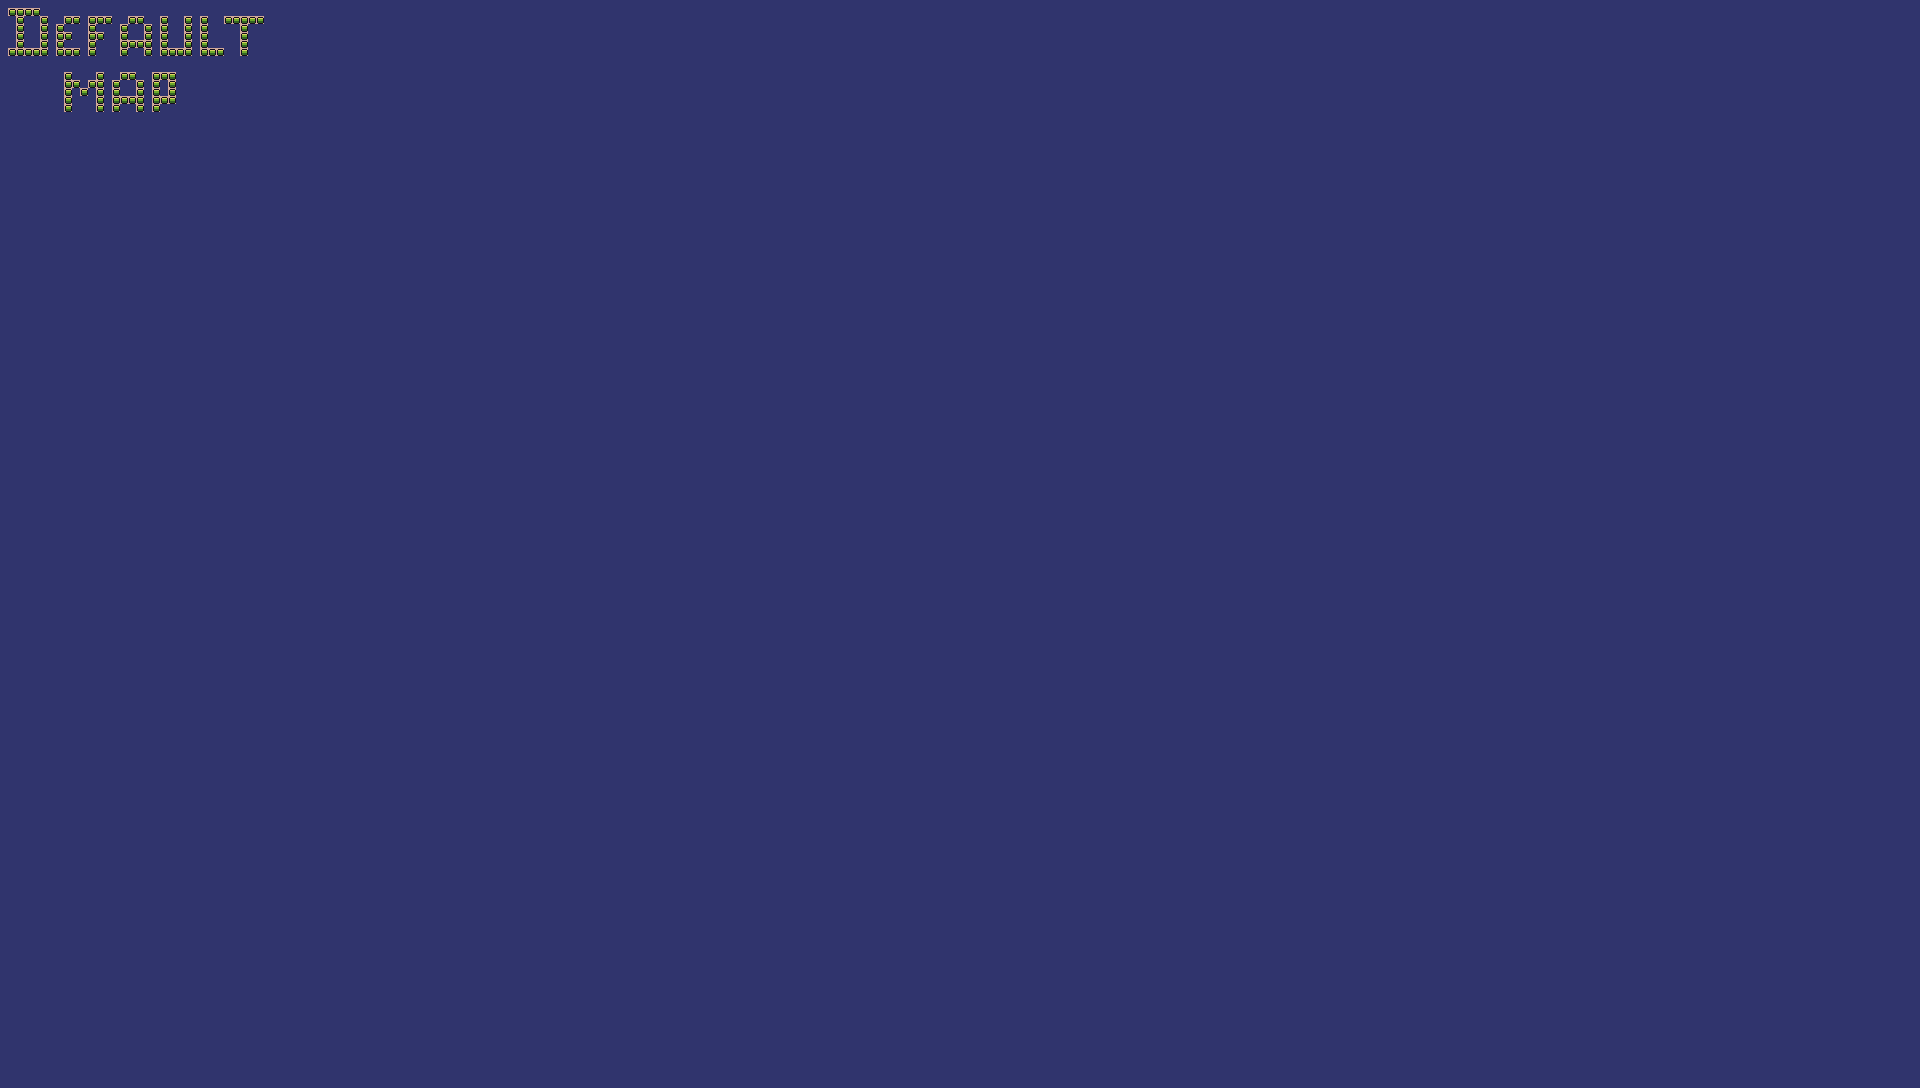

A 2D game scene composited from a Tiled map and its tileset images. What follows is a short description and the map's XML, with each tile layer's data collapsed to a summary:
An orthogonal 240x136 tile map with 8x8 px tiles, 1 tile layer (Слой тайлов 1).

<map version="1.0" tiledversion="1.0.3" orientation="orthogonal" renderorder="left-up" width="240" height="136" tilewidth="8" tileheight="8" nextobjectid="1">
 <tileset firstgid="1" source="tileset.tsx" />
 <layer name="Слой тайлов 1" width="240" height="136">
  <data>[32640 cells, 32640 non-empty, 2 distinct tile ids]</data>
 </layer>
</map>
